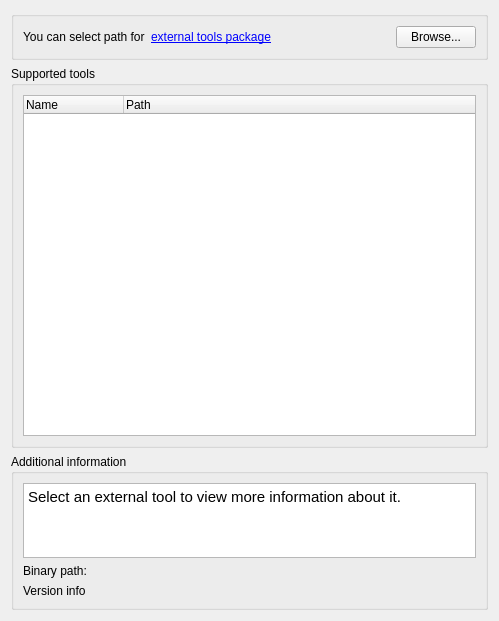
<?xml version="1.0" encoding="UTF-8"?>
<ui version="4.0">
 <class>ETSSettingsWidget</class>
 <widget class="QWidget" name="ETSSettingsWidget">
  <property name="geometry">
   <rect>
    <x>0</x>
    <y>0</y>
    <width>499</width>
    <height>621</height>
   </rect>
  </property>
  <property name="sizePolicy">
   <sizepolicy hsizetype="Minimum" vsizetype="Minimum">
    <horstretch>0</horstretch>
    <verstretch>0</verstretch>
   </sizepolicy>
  </property>
  <property name="minimumSize">
   <size>
    <width>0</width>
    <height>0</height>
   </size>
  </property>
  <property name="windowTitle">
   <string>Resource settings</string>
  </property>
  <layout class="QVBoxLayout" name="verticalLayout">
   <item>
    <layout class="QVBoxLayout" name="verticalLayout_4" stretch="0,3,1">
     <item>
      <widget class="QGroupBox" name="groupBox_2">
       <property name="title">
        <string/>
       </property>
       <layout class="QHBoxLayout" name="horizontalLayout">
        <item>
         <widget class="QLabel" name="selectToolPackLabel">
          <property name="text">
           <string>You can select path for</string>
          </property>
         </widget>
        </item>
        <item>
         <widget class="QLabel" name="linkLabel">
          <property name="toolTip">
           <string>Check lastest version of external tools package</string>
          </property>
          <property name="text">
           <string>&lt;a href=&quot;http://ugene.net/external.html&quot;&gt;external tools package&lt;/a&gt;</string>
          </property>
         </widget>
        </item>
        <item>
         <spacer name="horizontalSpacer">
          <property name="orientation">
           <enum>Qt::Horizontal</enum>
          </property>
          <property name="sizeHint" stdset="0">
           <size>
            <width>40</width>
            <height>20</height>
           </size>
          </property>
         </spacer>
        </item>
        <item>
         <widget class="QPushButton" name="selectToolPackButton">
          <property name="text">
           <string>Browse...</string>
          </property>
         </widget>
        </item>
       </layout>
      </widget>
     </item>
     <item>
      <widget class="QGroupBox" name="groupBox">
       <property name="minimumSize">
        <size>
         <width>0</width>
         <height>0</height>
        </size>
       </property>
       <property name="title">
        <string>Supported tools</string>
       </property>
       <layout class="QVBoxLayout" name="verticalLayout_2">
        <property name="sizeConstraint">
         <enum>QLayout::SetMinimumSize</enum>
        </property>
        <item>
         <widget class="QTreeWidget" name="treeWidget">
          <property name="minimumSize">
           <size>
            <width>200</width>
            <height>0</height>
           </size>
          </property>
          <column>
           <property name="text">
            <string>Name</string>
           </property>
          </column>
          <column>
           <property name="text">
            <string>Path</string>
           </property>
          </column>
         </widget>
        </item>
       </layout>
      </widget>
     </item>
     <item>
      <widget class="QGroupBox" name="infoGroupBox">
       <property name="sizePolicy">
        <sizepolicy hsizetype="Preferred" vsizetype="Preferred">
         <horstretch>0</horstretch>
         <verstretch>0</verstretch>
        </sizepolicy>
       </property>
       <property name="minimumSize">
        <size>
         <width>0</width>
         <height>0</height>
        </size>
       </property>
       <property name="maximumSize">
        <size>
         <width>16777215</width>
         <height>16777215</height>
        </size>
       </property>
       <property name="baseSize">
        <size>
         <width>0</width>
         <height>140</height>
        </size>
       </property>
       <property name="title">
        <string>Additional information</string>
       </property>
       <property name="alignment">
        <set>Qt::AlignLeading|Qt::AlignLeft|Qt::AlignTop</set>
       </property>
       <layout class="QVBoxLayout" name="verticalLayout_3">
        <item>
         <layout class="QVBoxLayout" name="verticalLayout_5">
          <property name="sizeConstraint">
           <enum>QLayout::SetDefaultConstraint</enum>
          </property>
          <item>
           <widget class="QTextBrowser" name="descriptionTextBrowser">
            <property name="sizePolicy">
             <sizepolicy hsizetype="Expanding" vsizetype="Expanding">
              <horstretch>0</horstretch>
              <verstretch>0</verstretch>
             </sizepolicy>
            </property>
            <property name="minimumSize">
             <size>
              <width>0</width>
              <height>75</height>
             </size>
            </property>
            <property name="maximumSize">
             <size>
              <width>16777215</width>
              <height>16777215</height>
             </size>
            </property>
            <property name="readOnly">
             <bool>true</bool>
            </property>
            <property name="html">
             <string>&lt;!DOCTYPE HTML PUBLIC &quot;-//W3C//DTD HTML 4.0//EN&quot; &quot;http://www.w3.org/TR/REC-html40/strict.dtd&quot;&gt;
&lt;html&gt;&lt;head&gt;&lt;meta name=&quot;qrichtext&quot; content=&quot;1&quot; /&gt;&lt;style type=&quot;text/css&quot;&gt;
p, li { white-space: pre-wrap; }
&lt;/style&gt;&lt;/head&gt;&lt;body style=&quot; font-family:'Ubuntu'; font-size:11pt; font-weight:400; font-style:normal;&quot;&gt;
&lt;p style=&quot; margin-top:0px; margin-bottom:0px; margin-left:0px; margin-right:0px; -qt-block-indent:0; text-indent:0px;&quot;&gt;Select an external tool to view more information about it.&lt;/p&gt;&lt;/body&gt;&lt;/html&gt;</string>
            </property>
           </widget>
          </item>
          <item>
           <widget class="QLabel" name="binaryPathLabel">
            <property name="sizePolicy">
             <sizepolicy hsizetype="Preferred" vsizetype="Preferred">
              <horstretch>0</horstretch>
              <verstretch>0</verstretch>
             </sizepolicy>
            </property>
            <property name="frameShape">
             <enum>QFrame::NoFrame</enum>
            </property>
            <property name="text">
             <string>Binary path:</string>
            </property>
            <property name="scaledContents">
             <bool>true</bool>
            </property>
           </widget>
          </item>
          <item>
           <widget class="QLabel" name="versionLabel">
            <property name="text">
             <string>Version info</string>
            </property>
           </widget>
          </item>
         </layout>
        </item>
       </layout>
      </widget>
     </item>
    </layout>
   </item>
  </layout>
 </widget>
 <resources/>
 <connections/>
</ui>
